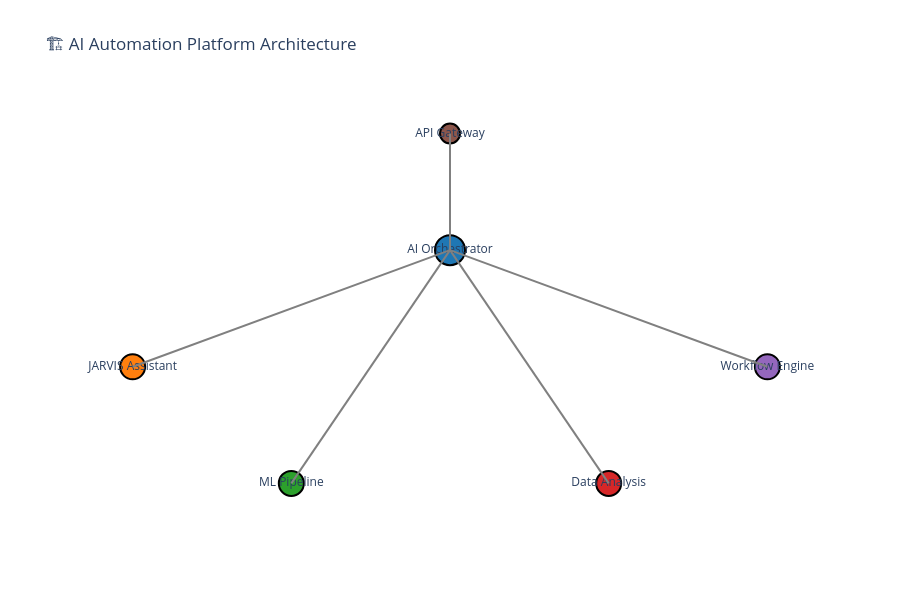

Notebook code for this chart:
### Markdown cell above
## 🏗️ Platform Architecture Overview

The **AI Automation Workflows** platform is built on a sophisticated, modular architecture that enables seamless integration of multiple AI technologies.

### Code cell
# Platform Architecture Visualization
fig = go.Figure()

# Create architecture diagram
components = {
    'AI Orchestrator': {'x': 2, 'y': 5, 'color': '#1f77b4', 'size': 30},
    'JARVIS Assistant': {'x': 0, 'y': 3, 'color': '#ff7f0e', 'size': 25},
    'ML Pipeline': {'x': 1, 'y': 1, 'color': '#2ca02c', 'size': 25},
    'Data Analysis': {'x': 3, 'y': 1, 'color': '#d62728', 'size': 25},
    'Workflow Engine': {'x': 4, 'y': 3, 'color': '#9467bd', 'size': 25},
    'API Gateway': {'x': 2, 'y': 7, 'color': '#8c564b', 'size': 20}
}

# Add components
for name, props in components.items():
    fig.add_trace(go.Scatter(
        x=[props['x']], y=[props['y']],
        mode='markers+text',
        marker=dict(size=props['size'], color=props['color'], line=dict(width=2, color='black')),
        text=name,
        textposition="middle center",
        name=name
    ))

# Add connections
connections = [
    {'from': 'AI Orchestrator', 'to': 'JARVIS Assistant'},
    {'from': 'AI Orchestrator', 'to': 'ML Pipeline'},
    {'from': 'AI Orchestrator', 'to': 'Data Analysis'},
    {'from': 'AI Orchestrator', 'to': 'Workflow Engine'},
    {'from': 'API Gateway', 'to': 'AI Orchestrator'}
]

for conn in connections:
    from_comp = components[conn['from']]
    to_comp = components[conn['to']]
    fig.add_trace(go.Scatter(
        x=[from_comp['x'], to_comp['x']],
        y=[from_comp['y'], to_comp['y']],
        mode='lines',
        line=dict(width=2, color='gray'),
        showlegend=False
    ))

fig.update_layout(
    title="🏗️ AI Automation Platform Architecture",
    xaxis=dict(showgrid=False, zeroline=False, showticklabels=False),
    yaxis=dict(showgrid=False, zeroline=False, showticklabels=False),
    height=600,
    showlegend=False,
    plot_bgcolor='white'
)

fig.show()

print("🏗️ Platform Architecture:")
print("  🤖 AI Orchestrator - Central coordination layer")
print("  🎤 JARVIS Assistant - Voice and gesture-enabled AI")
print("  ⚙️ ML Pipeline - Automated machine learning workflows")
print("  📊 Data Analysis - Automated insights and visualization")
print("  🔄 Workflow Engine - Business process automation")
print("  🌐 API Gateway - RESTful interface for all services")

print("\n📊 Platform Capabilities:")
print("  • Multi-modal AI integration")
print("  • Real-time data processing")
print("  • Automated workflow orchestration")
print("  • Enterprise-grade security")
print("  • Scalable microservices architecture")
print("  • Comprehensive monitoring and analytics")

### Figure 1 — Plotly figure (JSON) as saved in the notebook; plotly's stock layout.template omitted (floating-point values rounded to 4 significant figures)
{"data": [{"marker": {"color": "#1f77b4", "line": {"color": "black", "width": 2}, "size": 30}, "mode": "markers+text", "name": "AI Orchestrator", "text": "AI Orchestrator", "textposition": "middle center", "type": "scatter", "x": [2], "y": [5]}, {"marker": {"color": "#ff7f0e", "line": {"color": "black", "width": 2}, "size": 25}, "mode": "markers+text", "name": "JARVIS Assistant", "text": "JARVIS Assistant", "textposition": "middle center", "type": "scatter", "x": [0], "y": [3]}, {"marker": {"color": "#2ca02c", "line": {"color": "black", "width": 2}, "size": 25}, "mode": "markers+text", "name": "ML Pipeline", "text": "ML Pipeline", "textposition": "middle center", "type": "scatter", "x": [1], "y": [1]}, {"marker": {"color": "#d62728", "line": {"color": "black", "width": 2}, "size": 25}, "mode": "markers+text", "name": "Data Analysis", "text": "Data Analysis", "textposition": "middle center", "type": "scatter", "x": [3], "y": [1]}, {"marker": {"color": "#9467bd", "line": {"color": "black", "width": 2}, "size": 25}, "mode": "markers+text", "name": "Workflow Engine", "text": "Workflow Engine", "textposition": "middle center", "type": "scatter", "x": [4], "y": [3]}, {"marker": {"color": "#8c564b", "line": {"color": "black", "width": 2}, "size": 20}, "mode": "markers+text", "name": "API Gateway", "text": "API Gateway", "textposition": "middle center", "type": "scatter", "x": [2], "y": [7]}, {"line": {"color": "gray", "width": 2}, "mode": "lines", "showlegend": false, "type": "scatter", "x": [2, 0], "y": [5, 3]}, {"line": {"color": "gray", "width": 2}, "mode": "lines", "showlegend": false, "type": "scatter", "x": [2, 1], "y": [5, 1]}, {"line": {"color": "gray", "width": 2}, "mode": "lines", "showlegend": false, "type": "scatter", "x": [2, 3], "y": [5, 1]}, {"line": {"color": "gray", "width": 2}, "mode": "lines", "showlegend": false, "type": "scatter", "x": [2, 4], "y": [5, 3]}, {"line": {"color": "gray", "width": 2}, "mode": "lines", "showlegend": false, "type": "scatter", "x": [2, 2], "y": [7, 5]}], "layout": {"height": 600, "plot_bgcolor": "white", "showlegend": false, "title": {"text": "🏗️ AI Automation Platform Architecture"}, "xaxis": {"showgrid": false, "showticklabels": false, "zeroline": false}, "yaxis": {"showgrid": false, "showticklabels": false, "zeroline": false}}}
